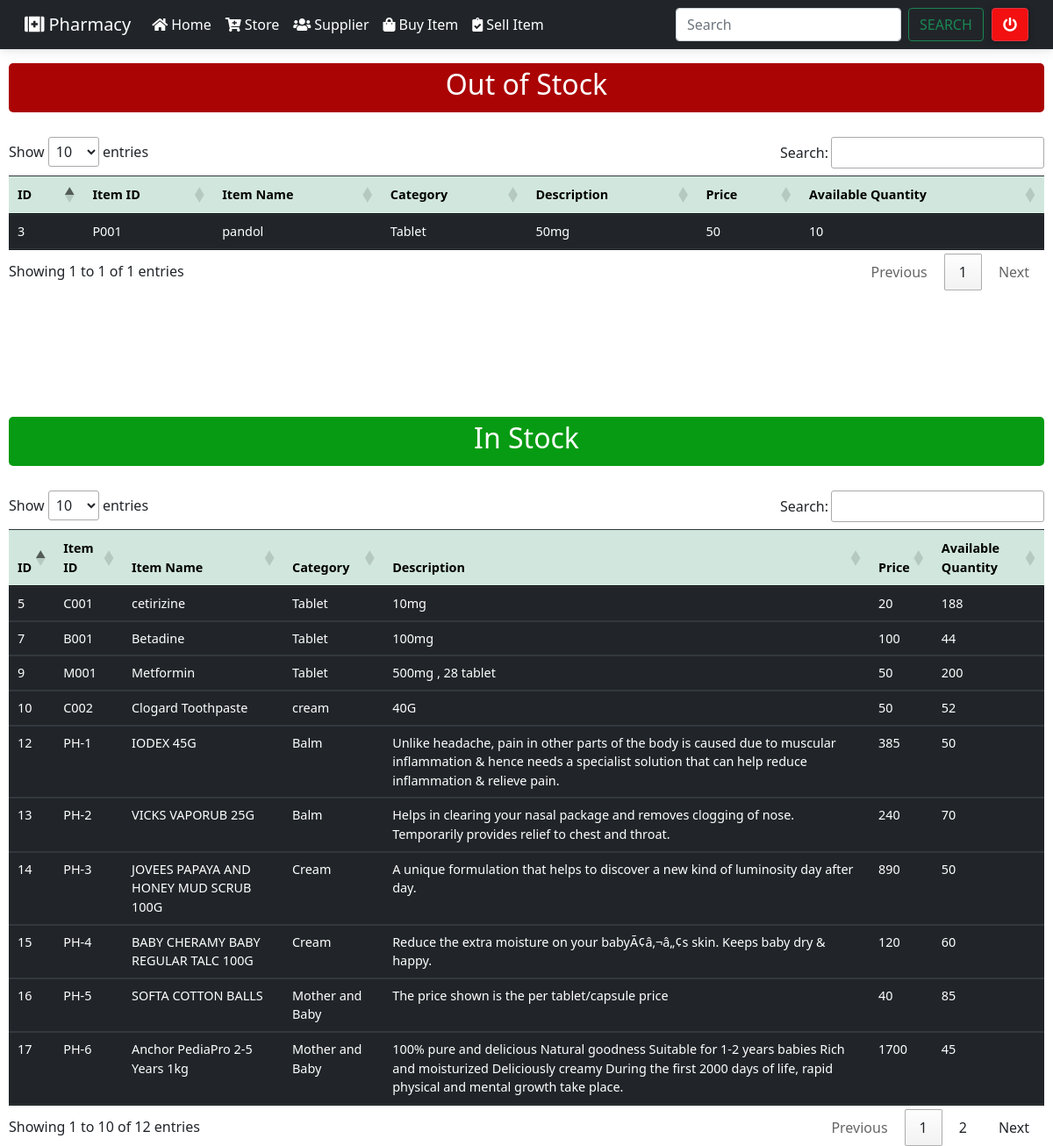
Screenshot of /Admin/low_stock.php (signed in) with the database file from the repository.
### tables this page shows
CREATE TABLE `item` (
  `id` int(20) NOT NULL,
  `item_id` varchar(50) NOT NULL,
  `item_name` varchar(50) NOT NULL,
  `category` varchar(50) NOT NULL,
  `description` varchar(200) NOT NULL,
  `price` varchar(50) NOT NULL,
  `item_image` varchar(500) NOT NULL,
  `qty` int(30) NOT NULL,
  `re_order_qty` int(20) NOT NULL,
  `brand` varchar(200) NOT NULL
);

### Admin/low_stock.php (the view, shortened to what this page needs)
<?php include('includes/header.php'); ?>
<?php include('includes/navbar.php'); ?>
<?php include('database/connection.php');?>
<div class="table1"></br>
    <div class="outstock">
        <h2>Out of Stock</h2>
    </div></br>
    <div class="widget-content nopadding">
        <table id="dataTable" class="table table-dark  table-hover">
            <thead class="table-success">
                <tr>
                    <th>ID</th>
                    <th>Item ID</th>
                    <th>Item Name</th>
                    <th>Category</th>
                    <th>Description</th>
                    <th>Price</th>
                    <th>Available Quantity</th>
                </tr>
            </thead>
            <tbody>
                <?php
                    $res=mysqli_query($link,"SELECT * FROM `item` WHERE qty<=re_order_qty");
                    while($row=mysqli_fetch_array($res))
                    {
                        ?>
                <tr>
                    <td><?php echo $row["id"]; ?></td>
                    <td><?php echo $row["item_id"]; ?></td>
                    <td><?php echo $row["item_name"]; ?></td>
                    <td><?php echo $row["category"]; ?></td>
                    <td><?php echo $row["description"]; ?></td>
                    <td><?php echo $row["price"]; ?></td>
                    <td><?php echo $row["qty"]; ?></td>
                </tr>
                <?php
                    }
                ?>
            </tbody>
        </table>
    </div>
</div>
<div class="table1"></br>
    <div class="instock">
        <h2>In Stock</h2>
    </div></br>
    <div class="widget-content nopadding">
        <table id="dataTable1" class="table table-dark  table-hover">
            <thead class="table-success">
                <tr>
                    <th>ID</th>
                    <th>Item ID</th>
                    <th>Item Name</th>
                    <th>Category</th>
                    <th>Description</th>
                    <th>Price</th>
                    <th>Available Quantity</th>
                </tr>
            </thead>
            <tbody>
                <?php
                    $res=mysqli_query($link,"SELECT * FROM `item` WHERE qty>re_order_qty");
                    while($row=mysqli_fetch_array($res))
                    {
                        ?>
                <tr>
                    <td><?php echo $row["id"]; ?></td>
                    <td><?php echo $row["item_id"]; ?></td>
                    <td><?php echo $row["item_name"]; ?></td>
                    <td><?php echo $row["category"]; ?></td>
                    <td><?php echo $row["description"]; ?></td>
                    <td><?php echo $row["price"]; ?></td>
                    <td><?php echo $row["qty"]; ?></td>
                </tr>
                <?php
                    }
                ?>
            </tbody>
        </table>
    </div>
</div>
<?php
include('includes/footer.php');
?>

### Admin/css/style.css (style rules this page uses)
.outstock { background-color: rgb(170, 4, 4); text-align: center; border-radius: 5px; color: #fff; padding: 5px 0px 5px 0px; margin-bottom: 4px; }
.instock { background-color: rgb(6, 155, 18); text-align: center; border-radius: 5px; color: #fff; padding: 5px 0px 5px 0px; margin-bottom: 4px; }
.table1 { margin-left: 10px; margin-right: 10px; }

### rows the page displays
item: id "3", item "P001", item_name "pandol", category "Tablet", description "50mg", price "50", qty "10"
item: id "5", item "C001", item_name "cetirizine", category "Tablet", description "10mg", price "20", qty "188"
item: id "7", item "B001", item_name "Betadine", category "Tablet", description "100mg", price "100", qty "44"
item: id "9", item "M001", item_name "Metformin", category "Tablet", description "500mg , 28 tablet", price "50", qty "200"
item: id "10", item "C002", item_name "Clogard Toothpaste", category "cream", description "40G", price "50", qty "52"
item: id "12", item "PH-1", item_name "IODEX 45G", category "Balm", description "Unlike headache, pain in other parts of the body is caused due to muscular inflammation & hence needs a specialist solution that can help reduce inflammation & relieve pain.", price "385", qty "50"
item: id "13", item "PH-2", item_name "VICKS VAPORUB 25G", category "Balm", description "Helps in clearing your nasal package and removes clogging of nose. Temporarily provides relief to chest and throat.", price "240", qty "70"
item: id "14", item "PH-3", item_name "JOVEES PAPAYA AND HONEY MUD SCRUB 100G", category "Cream", description "A unique formulation that helps to discover a new kind of luminosity day after day.", price "890", qty "50"
item: id "15", item "PH-4", item_name "BABY CHERAMY BABY REGULAR TALC 100G", category "Cream", description "Reduce the extra moisture on your babyÃ¢â‚¬â„¢s skin. Keeps baby dry & happy.", price "120", qty "60"
item: id "16", item "PH-5", item_name "SOFTA COTTON BALLS", category "Mother and Baby", description "The price shown is the per tablet/capsule price", price "40", qty "85"
item: id "17", item "PH-6", item_name "Anchor PediaPro 2-5 Years 1kg", category "Mother and Baby", description "100% pure and delicious Natural goodness Suitable for 1-2 years babies Rich and moisturized Deliciously creamy During the first 2000 days of life, rapid physical and mental growth take place.", price "1700", qty "45"
